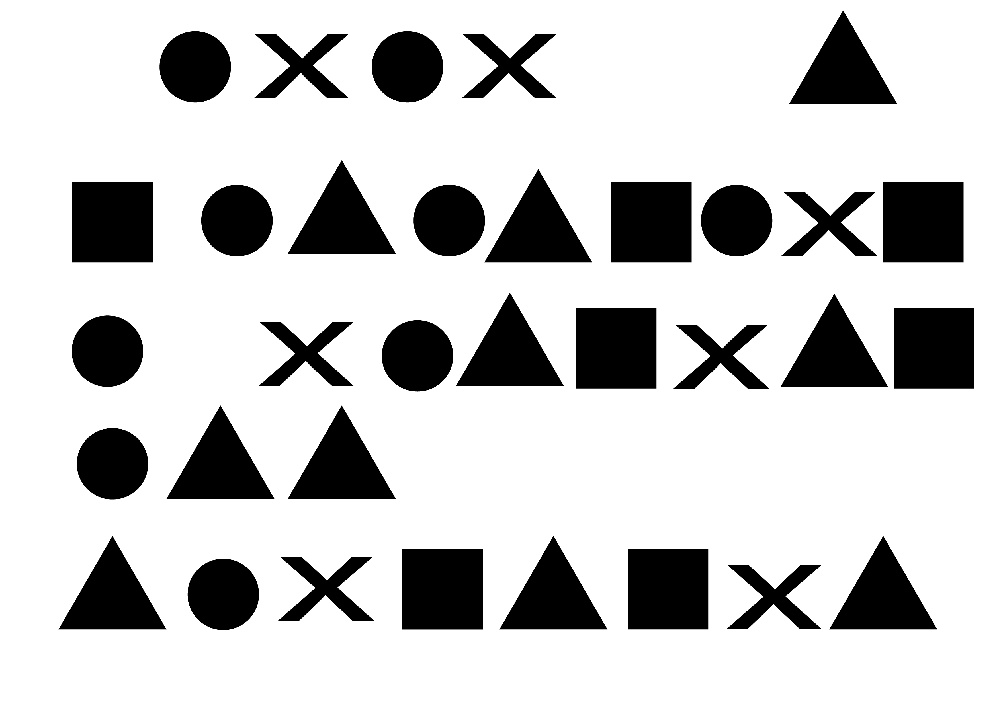
#> input picture rov/task1/rov.jpg, 999 x 706 px, shrunk from 3508 x 2480 before the run, found by its file name
$ python main.py
#> lines starting #> are read from the running program, lines starting #| are printed output that depends on the picture; after the words box and inside, x2 and y2 are one past the last pixel; in counts of white or black regions, pixels touching at a corner belong together
import cv2
import numpy as np


img = cv2.imread("rov.JPG")
#> img is the input picture: shape (706, 999, 3); min 0, max 255, mean 201.1
gray = cv2.cvtColor(img, cv2.COLOR_BGR2GRAY)


_, thresh = cv2.threshold(gray, 200, 255, cv2.THRESH_BINARY_INV)
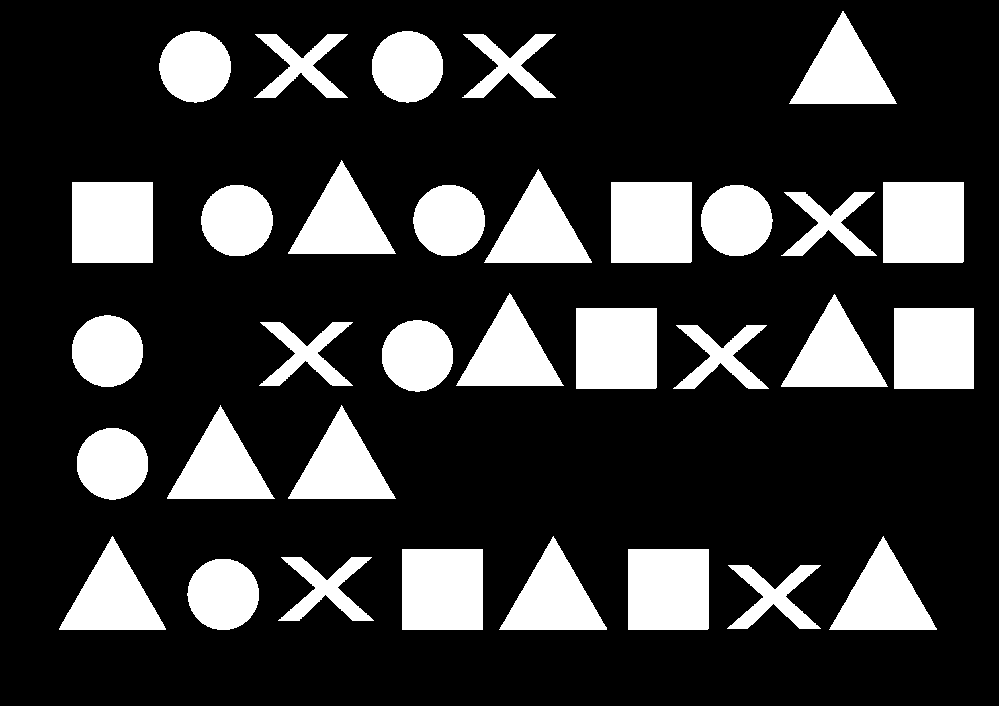
#> thresh: shape (706, 999); 21.3% white; 33 white regions


contours, _ = cv2.findContours(thresh, cv2.RETR_EXTERNAL, cv2.CHAIN_APPROX_SIMPLE)
#> contours = 33 contours; largest, box (x1, y1, x2, y2) and area: (402, 549, 483, 630) 6400, (72, 182, 153, 263) 6400, (628, 549, 709, 630) 6400, (576, 308, 657, 389) 6400, (883, 182, 964, 263) 6400
#الارقام اللي هتعمل بيها العمليات الحسابيه
square_count = 0
triangle_count = 0
circle_count = 0
x_count = 0


for contour in contours:
    approx = cv2.approxPolyDP(contour, 0.01 * cv2.arcLength(contour, True), True)

    if len(approx) == 3:
        triangle_count += 1
        cv2.drawContours(img, [contour], 0, (0, 0, 255), 3)
    elif len(approx) == 4:
        square_count += 1
        cv2.drawContours(img, [contour], 0, (0, 255, 0), 3)
    elif len(approx) > 12:
        (x, y, w, h) = cv2.boundingRect(contour)
        aspect_ratio = w / float(h)
        if aspect_ratio >= 0.95 and aspect_ratio <= 1.05:
            circle_count += 1
            cv2.drawContours(img, [contour], 0, (255, 0, 0), 3)
    else:
        x_count += 1
        cv2.drawContours(img, [contour], 0, (255, 255, 0), 3)
#> this loop made 33 passes
#> (x, y, w, h, aspect_ratio) on passes 2, 9, 14, 15, 22, 23, 31, 32: (187, 559, 72, 71, 1.01), (77, 428, 71, 72, 0.986), (382, 320, 71, 72, 0.986), (72, 315, 71, 72, 0.986), (413, 185, 72, 71, 1.01), (201, 185, 72, 71, 1.01), (372, 31, 71, 72, 0.986), (159, 31, 72, 72, 1)
#> approx on passes 4, 5, 6, 7, 8, 10: [[628, 549], [628, 629], [707, 629], [708, 549]], [[402, 549], [402, 629], [482, 629], [482, 549]], [[883, 536], [829, 629], [936, 629]], [[553, 536], [499, 629], [606, 629]], [[112, 536], [59, 629], [165, 629]], [[341, 405], [288, 498], [395, 498]]
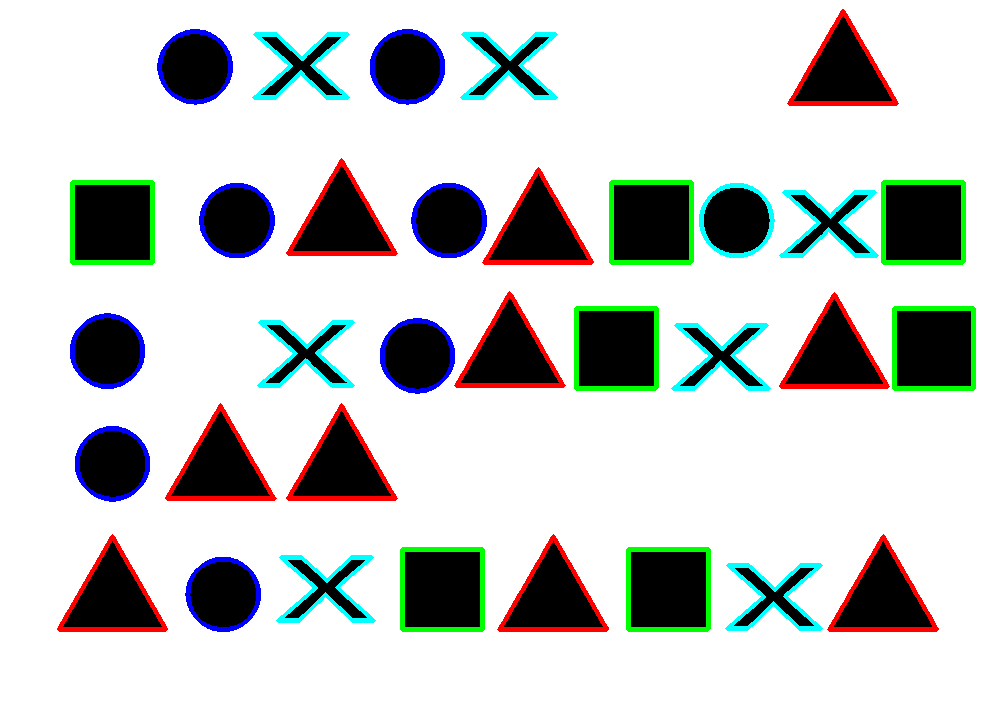
#> img: shape (706, 999, 3); 6.52% of pixels changed, all inside (x1, y1, x2, y2) = (57, 9, 976, 632)
#> after the loop, circle_count = 8; square_count = 7; triangle_count = 10; x_count = 8


cv2.imshow("Image", img)
cv2.waitKey(0)
cv2.destroyAllWindows()

print("Squares: ", square_count)
#| Squares:  7
print("Triangles: ", triangle_count)
#| Triangles:  10
print("X : ", x_count)
#| X :  8
print("Circles: ", circle_count)
#| Circles:  8

total_circle_count = circle_count*20
#> total_circle_count = 160
total_x_count = x_count*5
#> total_x_count = 40
total_triangle_count = triangle_count*10
#> total_triangle_count = 100
total_square_count = square_count*15
#> total_square_count = 105

total = total_x_count + total_circle_count + total_square_count + total_triangle_count
#> total = 405
print("Total = ", total)
#| Total =  405

$ run again, with rov/task1/test.jpg copied over rov/task1/rov.jpg
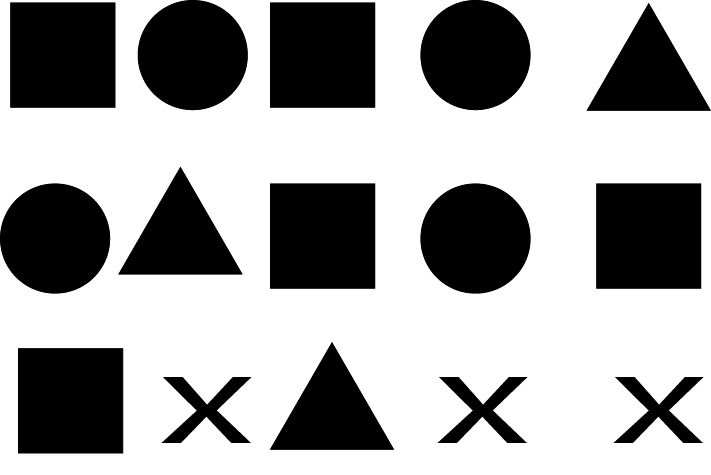
#> input picture rov/task1/test.jpg, 711 x 475 px, found by its file name
#> img is the input picture: shape (475, 711, 3); min 0, max 255, mean 163.8
#> `_, thresh = cv2.threshold(gray, 200, 255, cv2.THRESH_BINARY_INV)`:
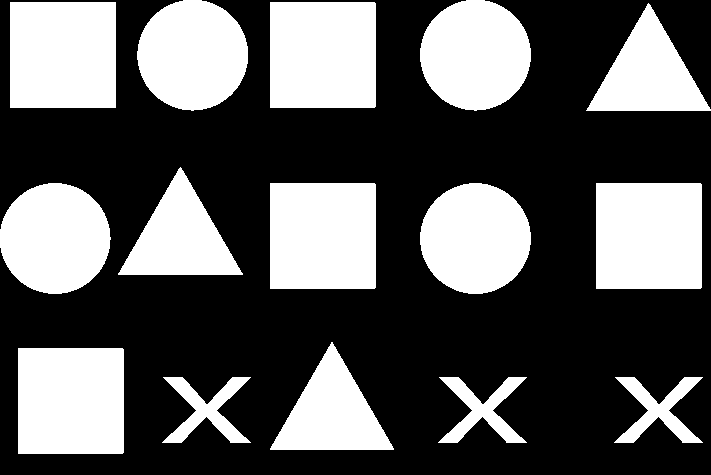
#> thresh: shape (475, 711); 36.2% white; 15 white regions
#> contours = 15 contours; largest, box (x1, y1, x2, y2) and area: (10, 2, 116, 108) 11025, (18, 348, 124, 454) 11024, (596, 183, 702, 289) 11024, (270, 183, 376, 289) 11024, (270, 2, 376, 108) 11024
#> the loop `for contour in contours:` made 15 passes
#> (x, y) on passes 7, 9, 14, 15: (420, 183), (0, 183), (420, 0), (137, 0)
#> after the loop `for contour in contours:`:
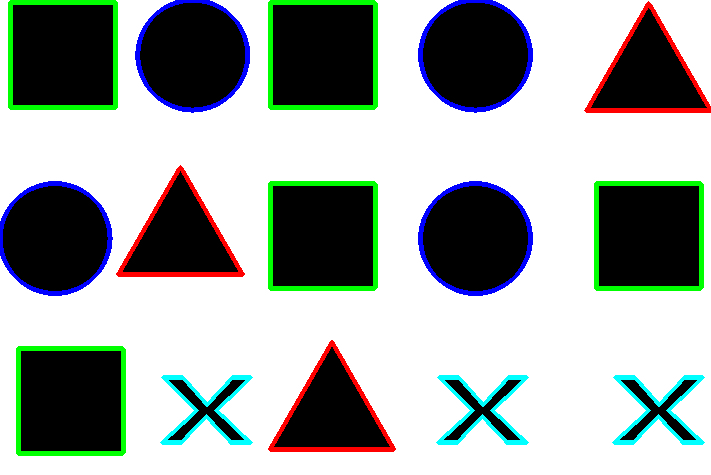
#> img: shape (475, 711, 3); 7.76% of pixels changed, all inside (x1, y1, x2, y2) = (0, 0, 711, 456)
#> after the loop `for contour in contours:`: circle_count = 4; square_count = 5; triangle_count = 3
#| Squares:  5
#| Triangles:  3
#| X :  3
#| Circles:  4
#> total_circle_count = 80
#> total_x_count = 15
#> total_triangle_count = 30
#> total_square_count = 75
#> total = 200
#| Total =  200
